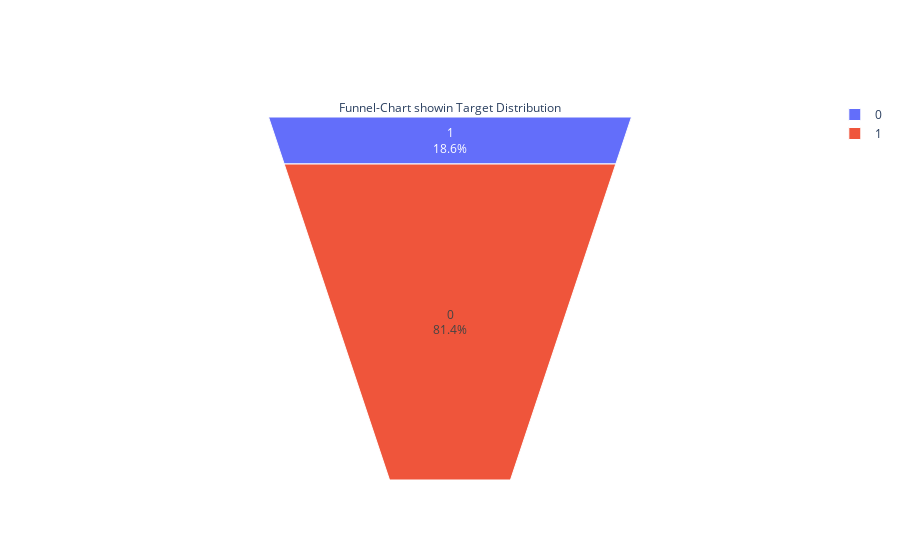

The notebook cell saved with this chart:
### Markdown cell above
- To get better visualization of the percentage distribution of our data lets plot a funnel-chart.

### Code cell
temp = df.groupby('target').count()['text'].reset_index().sort_values(by='text', ascending='False')
fig = go.Figure(go.Funnelarea(
    text = temp.target,
    values = temp.text, 
    title = {'position':'top center', 'text':'Funnel-Chart showin Target Distribution'}
))
fig.show()

### Figure 1 — Plotly figure (JSON) as saved in the notebook; plotly's stock layout.template omitted (floating-point values rounded to 4 significant figures)
{"data": [{"text": [1, 0], "title": {"position": "top center", "text": "Funnel-Chart showin Target Distribution"}, "type": "funnelarea", "values": [2114, 9256]}], "layout": {}}
